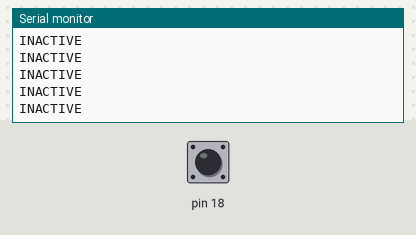
The sketch below on a simulated Arduino Uno, built with avr-gcc and run on an emulated ATmega328P. On the bench: the last lines printed to the serial monitor. Inputs (shaded band) come from the test bench; at power-on: pin 18 HIGH.

Above: at 1.2 s.
1.3 s: pin 18 pulled LOW for 0.15 s
At 2.3 s:
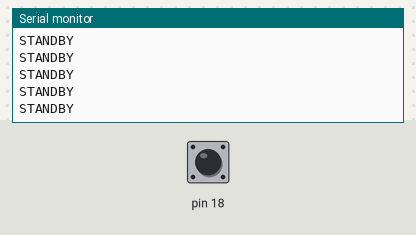
3.2 s: pin 18 pulled LOW for 1 s
At 4.1 s:
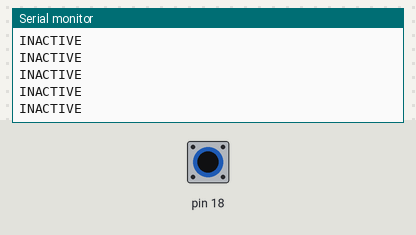
7.2 s: pin 18 pulled LOW for 0.15 s
At 7.7 s:
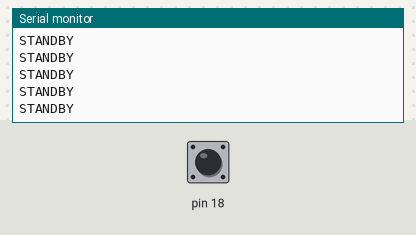
10.3 s: pin 18 driven LOW
At 11.0 s:
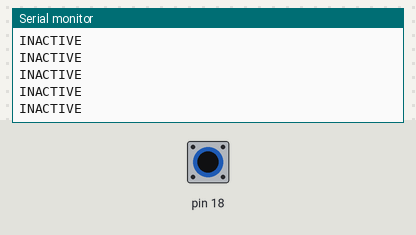

Measured:
- after the input at 1.3 s, the serial monitor: prints a new line after 0.07 s (image 1)
- after the input at 7.2 s, the serial monitor: prints a new line after 0.08 s (image 3)
- after the input at 10.3 s, the serial monitor: prints a new line after 0.08 s (image 4)

The sketch:

final.ino
```cpp
#define REGISTER_U8(varName, address) \
  volatile unsigned char *varName = (volatile unsigned char *)address;
#define REGISTER_U16(varName, address) \
  volatile unsigned int *varName = (volatile unsigned int *)address;

#define SET_AS_OUTPUT(port, bit) *port |= (0x01 << bit);
#define SET_AS_INPUT(port, bit) *port &= ~(0x01 << bit);

#define ACTIVATE_PULLUP(port, bit) *port |= (0x01 << bit);

#define SET_BIT_HIGH(port, bit) *port |= (0x01 << bit);
#define SET_BIT_LOW(port, bit) *port &= ~(0x01 << bit);

#define CHECK_BIT_HIGH(port, bit) ((*port & (0x01 << bit)) != 0)

REGISTER_U8(mainPORTA, 0x22);
REGISTER_U8(mainDDRA, 0x21);
REGISTER_U8(mainPINA, 0x20);

REGISTER_U8(mainPORTB, 0x25);
REGISTER_U8(mainDDRB, 0x24);
REGISTER_U8(mainPINB, 0x23);

REGISTER_U8(mainPORTH, 0x102);
REGISTER_U8(mainDDRH, 0x101);
REGISTER_U8(mainPINH, 0x100);

REGISTER_U8(mainPORTC, 0x28);
REGISTER_U8(mainDDRC, 0x27);
REGISTER_U8(mainPINC, 0x26);

REGISTER_U8(mainTCCR1B, 0x81);
REGISTER_U16(mainTCNT1, 0x84);
REGISTER_U8(mainTIFR1, 0x36);

#define CONTROL_BUTTON_PIN 4

#define YELLOW_LED_BIT 1
#define GREEN_LED_BIT 3
#define BLUE_LED_BIT 5
#define RED_LED_BIT 7

enum STATUS {
  INACTIVE = 0,
  STANDBY = 1,
  ACTIVE = 2,
  FAULT = 3
};

volatile STATUS currentStatus = INACTIVE;

bool prevButtonStatus = false;

void changeStatus(STATUS updatedStatus) {
  switch (currentStatus) {
  default:
  case INACTIVE:
    SET_BIT_LOW(mainPORTA, YELLOW_LED_BIT);
    break;
  case STANDBY:
    SET_BIT_LOW(mainPORTA, GREEN_LED_BIT);
    break;
  case ACTIVE:
    SET_BIT_LOW(mainPORTA, BLUE_LED_BIT);
    break;
  case FAULT:
    SET_BIT_LOW(mainPORTA, RED_LED_BIT);
    break;
  }

  currentStatus = updatedStatus;

  switch (updatedStatus) {
  default:
  case INACTIVE:
    SET_BIT_HIGH(mainPORTA, YELLOW_LED_BIT);
    break;
  case STANDBY:
    SET_BIT_HIGH(mainPORTA, GREEN_LED_BIT);
    break;
  case ACTIVE:
    SET_BIT_HIGH(mainPORTA, BLUE_LED_BIT);
    break;
  case FAULT:
    SET_BIT_HIGH(mainPORTA, RED_LED_BIT);
    break;
  }
}

void setup() {
  SET_AS_INPUT(mainDDRC, CONTROL_BUTTON_PIN);
  ACTIVATE_PULLUP(mainPORTC, CONTROL_BUTTON_PIN);

  SET_AS_OUTPUT(mainDDRA, YELLOW_LED_BIT);
  SET_AS_OUTPUT(mainDDRA, GREEN_LED_BIT);

  Serial.begin(9600);

  changeStatus(INACTIVE);
}

void loop() {
  bool currentButtonStatus = !CHECK_BIT_HIGH(mainPINC, CONTROL_BUTTON_PIN);

  if (currentButtonStatus && currentButtonStatus != prevButtonStatus) {
    if (currentStatus != INACTIVE) {
      changeStatus(INACTIVE);
    } else {
      changeStatus(STANDBY);
    }
  }
  prevButtonStatus = currentButtonStatus;

  switch (currentStatus) {
  case INACTIVE:
    Serial.println("INACTIVE");
    break;
  case STANDBY:
    Serial.println("STANDBY");
    break;
  case ACTIVE:
    Serial.println("ACTIVE");
    break;
  case FAULT:
    Serial.println("FAULT");
    break;
  default:
    changeStatus(INACTIVE);
  }
}
```
